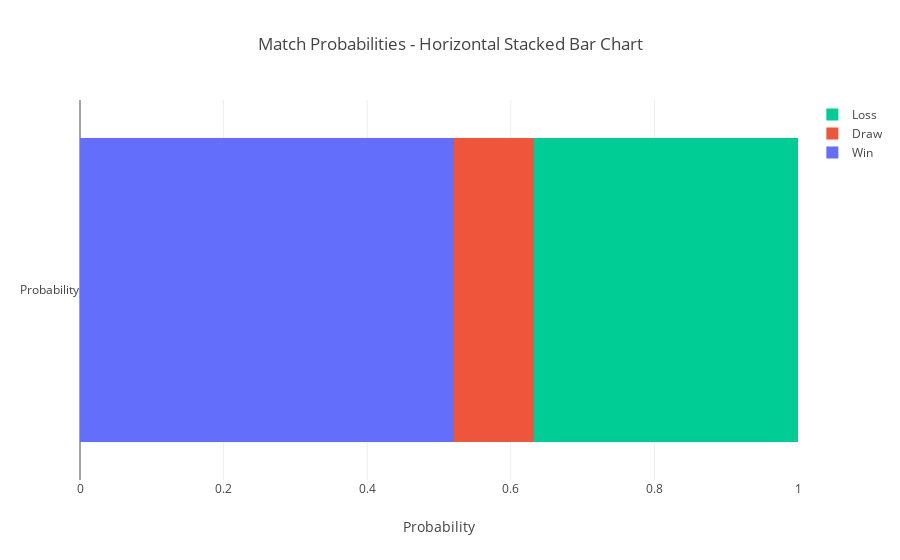

Notebook source saved alongside this figure:
### Code cell
#Horizontal Stacked Bar Chart
labels = ['Win', 'Draw', 'Loss']
values = [combined_predict[2], combined_predict[1], combined_predict[0]] 
colors = ['#636EFA', '#EF553B', '#00CC96']


fig = go.Figure()

fig.add_trace(go.Bar(
    y=['Probability'],  
    x=[values[0]],
    name='Win',
    orientation='h',
    marker=dict(color=colors[0])  
))

fig.add_trace(go.Bar(
    y=['Probability'],
    x=[values[1]], 
    name='Draw',
    orientation='h',
    marker=dict(color=colors[1])  
))

fig.add_trace(go.Bar(
    y=['Probability'],
    x=[values[2]], 
    name='Loss',
    orientation='h',
    marker=dict(color=colors[2])  
))

fig.update_layout(
    barmode='stack',
    title='Match Probabilities - Horizontal Stacked Bar Chart',
    xaxis_title='Probability',
    yaxis_title='',
    xaxis=dict(range=[0, 1]),  
    showlegend=True
)

fig.show()

### Figure 1 — Plotly figure (JSON) as saved in the notebook; plotly's stock layout.template omitted (floating-point values rounded to 4 significant figures)
{"data": [{"marker": {"color": "#636EFA"}, "name": "Win", "orientation": "h", "type": "bar", "x": [0.5207], "y": ["Probability"]}, {"marker": {"color": "#EF553B"}, "name": "Draw", "orientation": "h", "type": "bar", "x": [0.1109], "y": ["Probability"]}, {"marker": {"color": "#00CC96"}, "name": "Loss", "orientation": "h", "type": "bar", "x": [0.3683], "y": ["Probability"]}], "layout": {"autosize": true, "barmode": "stack", "showlegend": true, "title": {"text": "Match Probabilities - Horizontal Stacked Bar Chart"}, "xaxis": {"range": [0, 1], "title": {"text": "Probability"}, "type": "linear"}, "yaxis": {"autorange": true, "range": [-0.5, 0.5], "title": {"text": ""}, "type": "category"}}}
